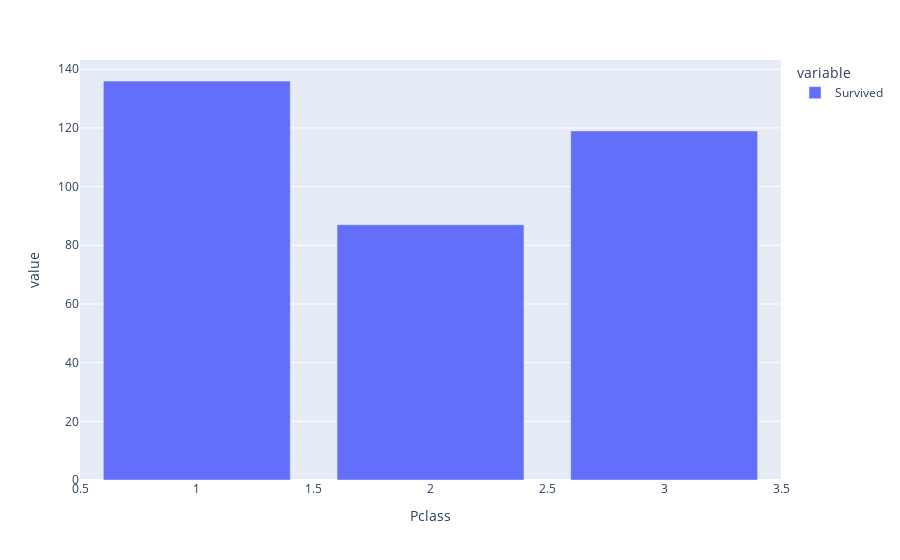

The notebook cell saved with this chart:
### Markdown cell above
EDA Titanic train data set

### Code cell
fig = px.bar(df.groupby(['Pclass'])['Survived'].sum())
fig.show()

### Figure 1 — Plotly figure (JSON) as saved in the notebook; plotly's stock layout.template omitted (floating-point values rounded to 4 significant figures)
{"data": [{"alignmentgroup": "True", "hovertemplate": "variable=Survived<br>Pclass=%{x}<br>value=%{y}<extra></extra>", "legendgroup": "Survived", "marker": {"color": "#636efa"}, "name": "Survived", "offsetgroup": "Survived", "orientation": "v", "showlegend": true, "textposition": "auto", "type": "bar", "x": [1, 2, 3], "xaxis": "x", "y": [136, 87, 119], "yaxis": "y"}], "layout": {"barmode": "relative", "legend": {"title": {"text": "variable"}, "tracegroupgap": 0}, "margin": {"t": 60}, "xaxis": {"anchor": "y", "domain": [0, 1], "title": {"text": "Pclass"}}, "yaxis": {"anchor": "x", "domain": [0, 1], "title": {"text": "value"}}}}
